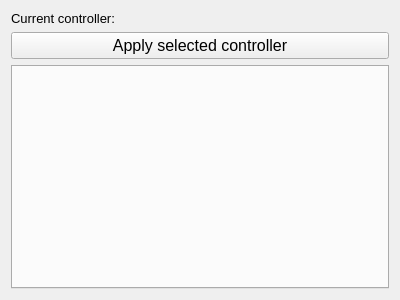
<?xml version="1.0" encoding="UTF-8"?>
<ui version="4.0">
 <class>Form</class>
 <widget class="QWidget" name="Form">
  <property name="geometry">
   <rect>
    <x>0</x>
    <y>0</y>
    <width>400</width>
    <height>300</height>
   </rect>
  </property>
  <property name="windowTitle">
   <string>Form</string>
  </property>
  <layout class="QGridLayout" name="gridLayout">
   <item row="0" column="0">
    <widget class="QLabel" name="lbl_current_controller">
     <property name="font">
      <font>
       <pointsize>10</pointsize>
      </font>
     </property>
     <property name="frameShape">
      <enum>QFrame::NoFrame</enum>
     </property>
     <property name="text">
      <string>Current controller: </string>
     </property>
    </widget>
   </item>
   <item row="2" column="0">
    <widget class="QTabWidget" name="controller_tab_widgets">
     <property name="currentIndex">
      <number>-1</number>
     </property>
    </widget>
   </item>
   <item row="1" column="0">
    <widget class="QPushButton" name="btn_apply_controller">
     <property name="font">
      <font>
       <pointsize>12</pointsize>
      </font>
     </property>
     <property name="text">
      <string>Apply selected controller</string>
     </property>
    </widget>
   </item>
  </layout>
 </widget>
 <resources/>
 <connections/>
</ui>
